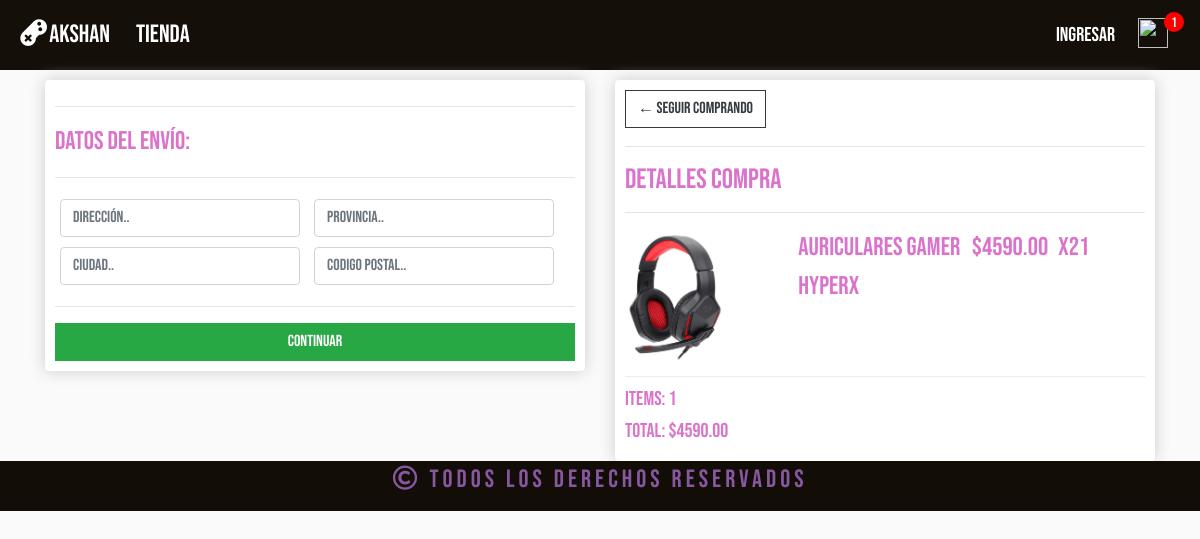
The page /checkout/ (signed in) on the database as committed earlier.
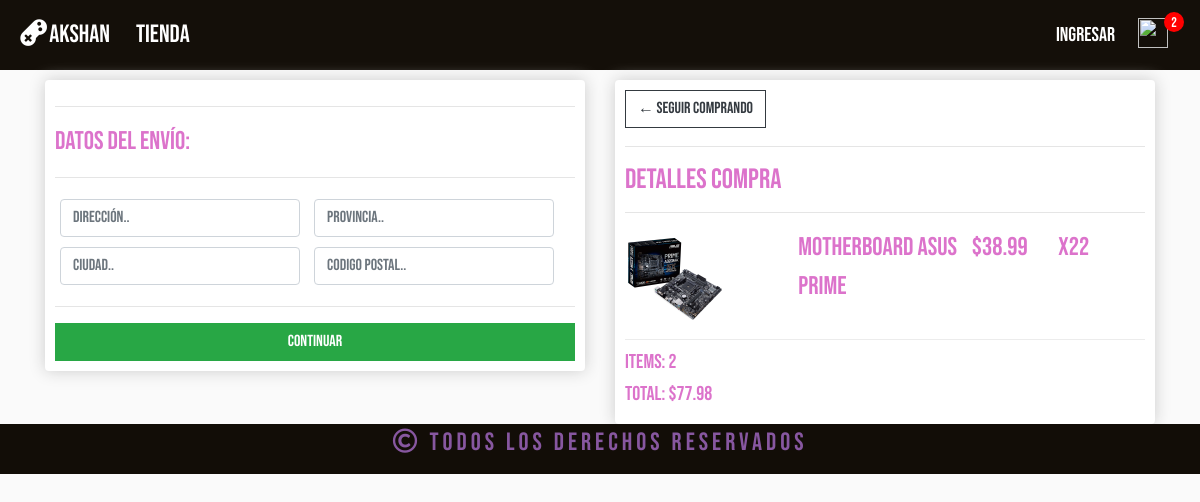
The same page on the database as committed later.
### store/models.py (models this page shows, shortened)
class OrderItem(models.Model):
    product = models.ForeignKey(Product, on_delete=models.SET_NULL, blank=True, null=True)
    order = models.ForeignKey(Order, on_delete=models.SET_NULL, blank=True, null=True)
    quantity = models.IntegerField(default=0, null=True, blank=True)
    date_added = models.DateTimeField(auto_now_add=True)
    @property
    def get_total(self):
        total = self.product.price * self.quantity
        return total

class Product(models.Model):
    name = models.CharField(max_length=200, null=True)
    price = models.DecimalField(max_digits=7, decimal_places=2)
    digital = models.BooleanField(default=True, null=True, blank=False)
    image = models.ImageField(null=True, blank=True)
    @property
    def imageURL(self):
        try:
            url = self.image.url
        except:
            url = ''
        return url

class Order(models.Model):
    customer = models.ForeignKey(Customer, on_delete=models.SET_NULL, blank=True, null=True)
    date_orderd = models.DateTimeField(auto_now_add=True)
    complete = models.BooleanField(default=False, null=True, blank=False)
    transaction_id = models.CharField(max_length=200, null=True)
    @property
    def shipping(self):
        shipping = False
        orderitems = self.orderitem_set.all()
        for i in orderitems:
            if i.product.digital == False:
                shipping = True
        return shipping
    @property
    def get_cart_total(self):
        orderitems = self.orderitem_set.all()
        total = sum([item.get_total for item in orderitems])
        return total
    @property
    def get_cart_items(self):
        orderitems = self.orderitem_set.all()
        total = sum([item.quantity for item in orderitems])
        return total

### store/views.py (the view)
# urls.py: path('checkout/', views.checkout, name="checkout"),
def checkout(request):
    if request.user.is_authenticated:
        customer = request.user.customer
        order, created = Order.objects.get_or_create(customer=customer, complete=False)
        items = order.orderitem_set.all()
        cartItems = order.get_cart_items
    else:
        items = []
        order = {'get_cart_total': 0, 'get_cart_items': 0, 'shipping': False}
        cartItems = order['get_cart_items']
    context = {'items':items, 'order':order, 'cartItems': cartItems}
    return render(request, 'store/checkout.html', context)

### store/templates/store/checkout.html (shortened to what this page needs)
{% extends 'store/main.html' %}
{% load static %}
{% block content %}
<div class="row">
    <div class="col-lg-6">
        <div class="box-element" id="form-wrapper">
            <form id="form">
                <div id="shipping-info">
                    <hr>
                    <p>Datos del Envío:</p>
                    <hr>
                    <div class="form-field">
                        <input class="form-control" type="text" name="direccion" placeholder="Dirección..">
                    </div>
                    <div class="form-field">
                        <input class="form-control" type="text" name="provincia" placeholder="Provincia..">
                    </div>
                    <div class="form-field">
                        <input class="form-control" type="text" name="ciudad" placeholder="Ciudad..">
                    </div>
                    <div class="form-field">
                        <input class="form-control" type="text" name="codigopostal" placeholder="Codigo Postal..">
                    </div>
                </div>
                <hr>
                <input id="form-button" class="btn btn-success btn-block" type="submit" value="Continuar">
            </form>
        </div>
        <br>
    </div>
    <div class="col-lg-6">
        <div class="box-element">
            <a  class="btn btn-outline-dark" href="{% url 'cart' %}">&#x2190; Seguir Comprando</a>
				<hr>
				<h3>Detalles Compra</h3>
				<hr>
                {% for item in items %}
				<div class="cart-row">
					<div style="flex:2"><img class="row-image" src="{{item.product.imageURL}}"></div>
					<div style="flex:2"><p>{{item.product.name}}</p></div>
					<div style="flex:1"><p>${{item.product.price}}</p></div>
					<div style="flex:1"><p>x2{{item.quantity}}</p></div>
				</div>
                {% endfor %}
				<h5>Items:  {{order.get_cart_items}}</h5>
				<h5>Total:   ${{order.get_cart_total|floatformat:2}}</h5>
        </div>
    </div>
</div>
{% endblock content %}

Rows that differ between the two databases and show on the page:
removed OrderItem: product.imageURL (picture), product.name "Auriculares Gamer HyperX", product.price "4590.00", quantity "1"
added OrderItem: product.imageURL (picture), product.name "MotherBoard Asus Prime", product.price "38.99", quantity "2"
computed for Order: get_cart_items "1" → "2"; get_cart_total "4590.00" → "77.98"
Other text that changed with them:
{{ cartItems }}: "1" → "2"
